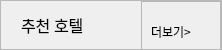
                          <widget class="QFrame" name="frame_28">
                           <property name="minimumSize">
                            <size>
                             <width>0</width>
                             <height>50</height>
                            </size>
                           </property>
                           <property name="maximumSize">
                            <size>
                             <width>16777215</width>
                             <height>50</height>
                            </size>
                           </property>
                           <property name="frameShape">
                            <enum>QFrame::StyledPanel</enum>
                           </property>
                           <property name="frameShadow">
                            <enum>QFrame::Raised</enum>
                           </property>
                           <layout class="QHBoxLayout" name="horizontalLayout_16">
                            <property name="spacing">
                             <number>0</number>
                            </property>
                            <property name="leftMargin">
                             <number>20</number>
                            </property>
                            <property name="topMargin">
                             <number>0</number>
                            </property>
                            <property name="rightMargin">
                             <number>0</number>
                            </property>
                            <property name="bottomMargin">
                             <number>0</number>
                            </property>
                            <item>
                             <widget class="QLabel" name="label_12">
                              <property name="minimumSize">
                               <size>
                                <width>80</width>
                                <height>30</height>
                               </size>
                              </property>
                              <property name="maximumSize">
                               <size>
                                <width>80</width>
                                <height>30</height>
                               </size>
                              </property>
                              <property name="font">
                               <font>
                                <family>G마켓 산스 TTF Medium</family>
                                <pointsize>12</pointsize>
                                <weight>50</weight>
                                <bold>false</bold>
                               </font>
                              </property>
                              <property name="text">
                               <string>&lt;html&gt;&lt;head/&gt;&lt;body&gt;&lt;p&gt;추천 호텔&lt;/p&gt;&lt;/body&gt;&lt;/html&gt;</string>
                              </property>
                             </widget>
                            </item>
                            <item>
                             <spacer name="horizontalSpacer_3">
                              <property name="orientation">
                               <enum>Qt::Horizontal</enum>
                              </property>
                              <property name="sizeHint" stdset="0">
                               <size>
                                <width>40</width>
                                <height>20</height>
                               </size>
                              </property>
                             </spacer>
                            </item>
                            <item>
                             <widget class="QFrame" name="frame_27">
                              <property name="minimumSize">
                               <size>
                                <width>80</width>
                                <height>50</height>
                               </size>
                              </property>
                              <property name="maximumSize">
                               <size>
                                <width>80</width>
                                <height>50</height>
                               </size>
                              </property>
                              <property name="frameShape">
                               <enum>QFrame::StyledPanel</enum>
                              </property>
                              <property name="frameShadow">
                               <enum>QFrame::Raised</enum>
                              </property>
                              <layout class="QHBoxLayout" name="horizontalLayout_15">
                               <property name="topMargin">
                                <number>12</number>
                               </property>
                               <property name="bottomMargin">
                                <number>0</number>
                               </property>
                               <item>
                                <widget class="QLabel" name="label_hotel_more">
                                 <property name="font">
                                  <font>
                                   <family>G마켓 산스 TTF Medium</family>
                                  </font>
                                 </property>
                                 <property name="text">
                                  <string>더보기&gt;</string>
                                 </property>
                                </widget>
                               </item>
                              </layout>
                             </widget>
                            </item>
                           </layout>
                          </widget>
